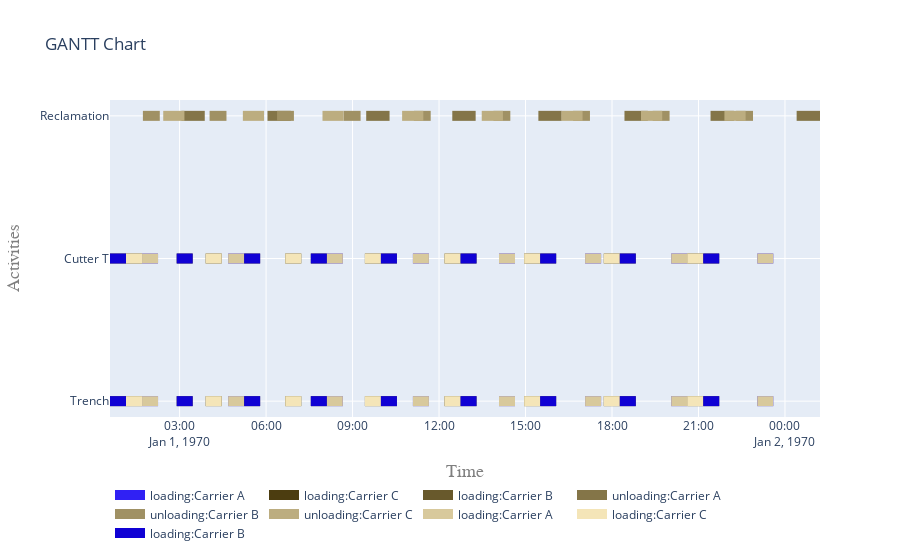

Here is the notebook cell this chart was saved with:
### Code cell
fig = get_gantt_chart([from_site, to_site, cutter], id_map=activities)

### Figure 1 — Plotly figure (JSON) as saved in the notebook; plotly's stock layout.template omitted (floating-point values rounded to 4 significant figures)
{"data": [{"connectgaps": false, "hoverinfo": "y+name", "line": {"color": "rgb(48,33,244)", "width": 10}, "mode": "lines", "name": "loading:Carrier A", "type": "scatter", "x": ["1970-01-01T01:41:49", "1970-01-01T01:41:49", "1970-01-01T02:15:09", "1970-01-01T02:15:09", "1970-01-01T02:15:09", "1970-01-01T04:41:00", "1970-01-01T04:41:00", "1970-01-01T05:14:20", "1970-01-01T05:14:20", "1970-01-01T05:14:20", "1970-01-01T08:06:27", "1970-01-01T08:06:27", "1970-01-01T08:39:47", "1970-01-01T08:39:47", "1970-01-01T08:39:47", "1970-01-01T11:05:38", "1970-01-01T11:05:38", "1970-01-01T11:38:58", "1970-01-01T11:38:58", "1970-01-01T11:38:58", "1970-01-01T14:04:49", "1970-01-01T14:04:49", "1970-01-01T14:38:09", "1970-01-01T14:38:09", "1970-01-01T14:38:09", "1970-01-01T17:04:00", "1970-01-01T17:04:00", "1970-01-01T17:37:20", "1970-01-01T17:37:20", "1970-01-01T17:37:20", "1970-01-01T20:03:11", "1970-01-01T20:03:11", "1970-01-01T20:36:31", "1970-01-01T20:36:31", "1970-01-01T20:36:31", "1970-01-01T23:02:22", "1970-01-01T23:02:22", "1970-01-01T23:35:42", "1970-01-01T23:35:42", "1970-01-01T23:35:42", "1970-01-01T01:41:49", "1970-01-01T01:41:49", "1970-01-01T02:15:09", "1970-01-01T02:15:09", "1970-01-01T02:15:09", "1970-01-01T04:41:00", "1970-01-01T04:41:00", "1970-01-01T05:14:20", "1970-01-01T05:14:20", "1970-01-01T05:14:20", "1970-01-01T08:06:27", "1970-01-01T08:06:27", "1970-01-01T08:39:47", "1970-01-01T08:39:47", "1970-01-01T08:39:47", "1970-01-01T11:05:38", "1970-01-01T11:05:38", "1970-01-01T11:38:58", "1970-01-01T11:38:58", "1970-01-01T11:38:58", "1970-01-01T14:04:49", "1970-01-01T14:04:49", "1970-01-01T14:38:09", "1970-01-01T14:38:09", "1970-01-01T14:38:09", "1970-01-01T17:04:00", "1970-01-01T17:04:00", "1970-01-01T17:37:20", "1970-01-01T17:37:20", "1970-01-01T17:37:20", "1970-01-01T20:03:11", "1970-01-01T20:03:11", "1970-01-01T20:36:31", "1970-01-01T20:36:31", "1970-01-01T20:36:31", "1970-01-01T23:02:22", "1970-01-01T23:02:22", "1970-01-01T23:35:42", "1970-01-01T23:35:42", "1970-01-01T23:35:42"], "y": ["Trench", "Trench", "Trench", "Trench", null, "Trench", "Trench", "Trench", "Trench", null, "Trench", "Trench", "Trench", "Trench", null, "Trench", "Trench", "Trench", "Trench", null, "Trench", "Trench", "Trench", "Trench", null, "Trench", "Trench", "Trench", "Trench", null, "Trench", "Trench", "Trench", "Trench", null, "Trench", "Trench", "Trench", "Trench", null, "Cutter T", "Cutter T", "Cutter T", "Cutter T", null, "Cutter T", "Cutter T", "Cutter T", "Cutter T", null, "Cutter T", "Cutter T", "Cutter T", "Cutter T", null, "Cutter T", "Cutter T", "Cutter T", "Cutter T", null, "Cutter T", "Cutter T", "Cutter T", "Cutter T", null, "Cutter T", "Cutter T", "Cutter T", "Cutter T", null, "Cutter T", "Cutter T", "Cutter T", "Cutter T", null, "Cutter T", "Cutter T", "Cutter T", "Cutter T", null]}, {"connectgaps": false, "hoverinfo": "y+name", "line": {"color": "rgb(76,61,16)", "width": 10}, "mode": "lines", "name": "loading:Carrier C", "type": "scatter", "x": ["1970-01-01T01:08:29", "1970-01-01T01:08:29", "1970-01-01T01:41:49", "1970-01-01T01:41:49", "1970-01-01T01:41:49", "1970-01-01T03:54:13", "1970-01-01T03:54:13", "1970-01-01T04:27:33", "1970-01-01T04:27:33", "1970-01-01T04:27:33", "1970-01-01T06:39:57", "1970-01-01T06:39:57", "1970-01-01T07:13:17", "1970-01-01T07:13:17", "1970-01-01T07:13:17", "1970-01-01T09:25:41", "1970-01-01T09:25:41", "1970-01-01T09:59:01", "1970-01-01T09:59:01", "1970-01-01T09:59:01", "1970-01-01T12:11:25", "1970-01-01T12:11:25", "1970-01-01T12:44:45", "1970-01-01T12:44:45", "1970-01-01T12:44:45", "1970-01-01T14:57:09", "1970-01-01T14:57:09", "1970-01-01T15:30:29", "1970-01-01T15:30:29", "1970-01-01T15:30:29", "1970-01-01T17:42:53", "1970-01-01T17:42:53", "1970-01-01T18:16:13", "1970-01-01T18:16:13", "1970-01-01T18:16:13", "1970-01-01T20:36:31", "1970-01-01T20:36:31", "1970-01-01T21:09:51", "1970-01-01T21:09:51", "1970-01-01T21:09:51", "1970-01-01T01:08:29", "1970-01-01T01:08:29", "1970-01-01T01:41:49", "1970-01-01T01:41:49", "1970-01-01T01:41:49", "1970-01-01T03:54:13", "1970-01-01T03:54:13", "1970-01-01T04:27:33", "1970-01-01T04:27:33", "1970-01-01T04:27:33", "1970-01-01T06:39:57", "1970-01-01T06:39:57", "1970-01-01T07:13:17", "1970-01-01T07:13:17", "1970-01-01T07:13:17", "1970-01-01T09:25:41", "1970-01-01T09:25:41", "1970-01-01T09:59:01", "1970-01-01T09:59:01", "1970-01-01T09:59:01", "1970-01-01T12:11:25", "1970-01-01T12:11:25", "1970-01-01T12:44:45", "1970-01-01T12:44:45", "1970-01-01T12:44:45", "1970-01-01T14:57:09", "1970-01-01T14:57:09", "1970-01-01T15:30:29", "1970-01-01T15:30:29", "1970-01-01T15:30:29", "1970-01-01T17:42:53", "1970-01-01T17:42:53", "1970-01-01T18:16:13", "1970-01-01T18:16:13", "1970-01-01T18:16:13", "1970-01-01T20:36:31", "1970-01-01T20:36:31", "1970-01-01T21:09:51", "1970-01-01T21:09:51", "1970-01-01T21:09:51"], "y": ["Trench", "Trench", "Trench", "Trench", null, "Trench", "Trench", "Trench", "Trench", null, "Trench", "Trench", "Trench", "Trench", null, "Trench", "Trench", "Trench", "Trench", null, "Trench", "Trench", "Trench", "Trench", null, "Trench", "Trench", "Trench", "Trench", null, "Trench", "Trench", "Trench", "Trench", null, "Trench", "Trench", "Trench", "Trench", null, "Cutter T", "Cutter T", "Cutter T", "Cutter T", null, "Cutter T", "Cutter T", "Cutter T", "Cutter T", null, "Cutter T", "Cutter T", "Cutter T", "Cutter T", null, "Cutter T", "Cutter T", "Cutter T", "Cutter T", null, "Cutter T", "Cutter T", "Cutter T", "Cutter T", null, "Cutter T", "Cutter T", "Cutter T", "Cutter T", null, "Cutter T", "Cutter T", "Cutter T", "Cutter T", null, "Cutter T", "Cutter T", "Cutter T", "Cutter T", null]}, {"connectgaps": false, "hoverinfo": "y+name", "line": {"color": "rgb(104,89,44)", "width": 10}, "mode": "lines", "name": "loading:Carrier B", "type": "scatter", "x": ["1970-01-01T00:35:09", "1970-01-01T00:35:09", "1970-01-01T01:08:29", "1970-01-01T01:08:29", "1970-01-01T01:08:29", "1970-01-01T02:53:56", "1970-01-01T02:53:56", "1970-01-01T03:27:16", "1970-01-01T03:27:16", "1970-01-01T03:27:16", "1970-01-01T05:14:20", "1970-01-01T05:14:20", "1970-01-01T05:47:40", "1970-01-01T05:47:40", "1970-01-01T05:47:40", "1970-01-01T07:33:07", "1970-01-01T07:33:07", "1970-01-01T08:06:27", "1970-01-01T08:06:27", "1970-01-01T08:06:27", "1970-01-01T09:59:01", "1970-01-01T09:59:01", "1970-01-01T10:32:21", "1970-01-01T10:32:21", "1970-01-01T10:32:21", "1970-01-01T12:44:45", "1970-01-01T12:44:45", "1970-01-01T13:18:05", "1970-01-01T13:18:05", "1970-01-01T13:18:05", "1970-01-01T15:30:29", "1970-01-01T15:30:29", "1970-01-01T16:03:49", "1970-01-01T16:03:49", "1970-01-01T16:03:49", "1970-01-01T18:16:13", "1970-01-01T18:16:13", "1970-01-01T18:49:33", "1970-01-01T18:49:33", "1970-01-01T18:49:33", "1970-01-01T21:09:51", "1970-01-01T21:09:51", "1970-01-01T21:43:11", "1970-01-01T21:43:11", "1970-01-01T21:43:11", "1970-01-01T00:35:09", "1970-01-01T00:35:09", "1970-01-01T01:08:29", "1970-01-01T01:08:29", "1970-01-01T01:08:29", "1970-01-01T02:53:56", "1970-01-01T02:53:56", "1970-01-01T03:27:16", "1970-01-01T03:27:16", "1970-01-01T03:27:16", "1970-01-01T05:14:20", "1970-01-01T05:14:20", "1970-01-01T05:47:40", "1970-01-01T05:47:40", "1970-01-01T05:47:40", "1970-01-01T07:33:07", "1970-01-01T07:33:07", "1970-01-01T08:06:27", "1970-01-01T08:06:27", "1970-01-01T08:06:27", "1970-01-01T09:59:01", "1970-01-01T09:59:01", "1970-01-01T10:32:21", "1970-01-01T10:32:21", "1970-01-01T10:32:21", "1970-01-01T12:44:45", "1970-01-01T12:44:45", "1970-01-01T13:18:05", "1970-01-01T13:18:05", "1970-01-01T13:18:05", "1970-01-01T15:30:29", "1970-01-01T15:30:29", "1970-01-01T16:03:49", "1970-01-01T16:03:49", "1970-01-01T16:03:49", "1970-01-01T18:16:13", "1970-01-01T18:16:13", "1970-01-01T18:49:33", "1970-01-01T18:49:33", "1970-01-01T18:49:33", "1970-01-01T21:09:51", "1970-01-01T21:09:51", "1970-01-01T21:43:11", "1970-01-01T21:43:11", "1970-01-01T21:43:11"], "y": ["Trench", "Trench", "Trench", "Trench", null, "Trench", "Trench", "Trench", "Trench", null, "Trench", "Trench", "Trench", "Trench", null, "Trench", "Trench", "Trench", "Trench", null, "Trench", "Trench", "Trench", "Trench", null, "Trench", "Trench", "Trench", "Trench", null, "Trench", "Trench", "Trench", "Trench", null, "Trench", "Trench", "Trench", "Trench", null, "Trench", "Trench", "Trench", "Trench", null, "Cutter T", "Cutter T", "Cutter T", "Cutter T", null, "Cutter T", "Cutter T", "Cutter T", "Cutter T", null, "Cutter T", "Cutter T", "Cutter T", "Cutter T", null, "Cutter T", "Cutter T", "Cutter T", "Cutter T", null, "Cutter T", "Cutter T", "Cutter T", "Cutter T", null, "Cutter T", "Cutter T", "Cutter T", "Cutter T", null, "Cutter T", "Cutter T", "Cutter T", "Cutter T", null, "Cutter T", "Cutter T", "Cutter T", "Cutter T", null, "Cutter T", "Cutter T", "Cutter T", "Cutter T", null]}, {"connectgaps": false, "hoverinfo": "y+name", "line": {"color": "rgb(132,117,72)", "width": 10}, "mode": "lines", "name": "unloading:Carrier A", "type": "scatter", "x": ["1970-01-01T03:03:46", "1970-01-01T03:03:46", "1970-01-01T03:52:23", "1970-01-01T03:52:23", "1970-01-01T03:52:23", "1970-01-01T06:02:57", "1970-01-01T06:02:57", "1970-01-01T06:51:34", "1970-01-01T06:51:34", "1970-01-01T06:51:34", "1970-01-01T09:28:24", "1970-01-01T09:28:24", "1970-01-01T10:17:01", "1970-01-01T10:17:01", "1970-01-01T10:17:01", "1970-01-01T12:27:35", "1970-01-01T12:27:35", "1970-01-01T13:16:12", "1970-01-01T13:16:12", "1970-01-01T13:16:12", "1970-01-01T15:26:46", "1970-01-01T15:26:46", "1970-01-01T16:15:23", "1970-01-01T16:15:23", "1970-01-01T16:15:23", "1970-01-01T18:25:57", "1970-01-01T18:25:57", "1970-01-01T19:14:34", "1970-01-01T19:14:34", "1970-01-01T19:14:34", "1970-01-01T21:25:08", "1970-01-01T21:25:08", "1970-01-01T22:13:45", "1970-01-01T22:13:45", "1970-01-01T22:13:45", "1970-01-02T00:24:19", "1970-01-02T00:24:19", "1970-01-02T01:12:56", "1970-01-02T01:12:56", "1970-01-02T01:12:56"], "y": ["Reclamation", "Reclamation", "Reclamation", "Reclamation", null, "Reclamation", "Reclamation", "Reclamation", "Reclamation", null, "Reclamation", "Reclamation", "Reclamation", "Reclamation", null, "Reclamation", "Reclamation", "Reclamation", "Reclamation", null, "Reclamation", "Reclamation", "Reclamation", "Reclamation", null, "Reclamation", "Reclamation", "Reclamation", "Reclamation", null, "Reclamation", "Reclamation", "Reclamation", "Reclamation", null, "Reclamation", "Reclamation", "Reclamation", "Reclamation", null]}, {"connectgaps": false, "hoverinfo": "y+name", "line": {"color": "rgb(160,145,100)", "width": 10}, "mode": "lines", "name": "unloading:Carrier B", "type": "scatter", "x": ["1970-01-01T01:43:38", "1970-01-01T01:43:38", "1970-01-01T02:18:47", "1970-01-01T02:18:47", "1970-01-01T02:18:47", "1970-01-01T04:02:25", "1970-01-01T04:02:25", "1970-01-01T04:37:34", "1970-01-01T04:37:34", "1970-01-01T04:37:34", "1970-01-01T06:22:49", "1970-01-01T06:22:49", "1970-01-01T06:57:58", "1970-01-01T06:57:58", "1970-01-01T06:57:58", "1970-01-01T08:41:36", "1970-01-01T08:41:36", "1970-01-01T09:16:45", "1970-01-01T09:16:45", "1970-01-01T09:16:45", "1970-01-01T11:07:30", "1970-01-01T11:07:30", "1970-01-01T11:42:39", "1970-01-01T11:42:39", "1970-01-01T11:42:39", "1970-01-01T13:53:14", "1970-01-01T13:53:14", "1970-01-01T14:28:23", "1970-01-01T14:28:23", "1970-01-01T14:28:23", "1970-01-01T16:38:58", "1970-01-01T16:38:58", "1970-01-01T17:14:07", "1970-01-01T17:14:07", "1970-01-01T17:14:07", "1970-01-01T19:24:42", "1970-01-01T19:24:42", "1970-01-01T19:59:51", "1970-01-01T19:59:51", "1970-01-01T19:59:51", "1970-01-01T22:18:20", "1970-01-01T22:18:20", "1970-01-01T22:53:29", "1970-01-01T22:53:29", "1970-01-01T22:53:29"], "y": ["Reclamation", "Reclamation", "Reclamation", "Reclamation", null, "Reclamation", "Reclamation", "Reclamation", "Reclamation", null, "Reclamation", "Reclamation", "Reclamation", "Reclamation", null, "Reclamation", "Reclamation", "Reclamation", "Reclamation", null, "Reclamation", "Reclamation", "Reclamation", "Reclamation", null, "Reclamation", "Reclamation", "Reclamation", "Reclamation", null, "Reclamation", "Reclamation", "Reclamation", "Reclamation", null, "Reclamation", "Reclamation", "Reclamation", "Reclamation", null, "Reclamation", "Reclamation", "Reclamation", "Reclamation", null]}, {"connectgaps": false, "hoverinfo": "y+name", "line": {"color": "rgb(188,173,128)", "width": 10}, "mode": "lines", "name": "unloading:Carrier C", "type": "scatter", "x": ["1970-01-01T02:25:57", "1970-01-01T02:25:57", "1970-01-01T03:10:05", "1970-01-01T03:10:05", "1970-01-01T03:10:05", "1970-01-01T05:11:41", "1970-01-01T05:11:41", "1970-01-01T05:55:49", "1970-01-01T05:55:49", "1970-01-01T05:55:49", "1970-01-01T07:57:25", "1970-01-01T07:57:25", "1970-01-01T08:41:33", "1970-01-01T08:41:33", "1970-01-01T08:41:33", "1970-01-01T10:43:09", "1970-01-01T10:43:09", "1970-01-01T11:27:17", "1970-01-01T11:27:17", "1970-01-01T11:27:17", "1970-01-01T13:28:53", "1970-01-01T13:28:53", "1970-01-01T14:13:01", "1970-01-01T14:13:01", "1970-01-01T14:13:01", "1970-01-01T16:14:37", "1970-01-01T16:14:37", "1970-01-01T16:58:45", "1970-01-01T16:58:45", "1970-01-01T16:58:45", "1970-01-01T19:00:21", "1970-01-01T19:00:21", "1970-01-01T19:44:29", "1970-01-01T19:44:29", "1970-01-01T19:44:29", "1970-01-01T21:53:59", "1970-01-01T21:53:59", "1970-01-01T22:38:07", "1970-01-01T22:38:07", "1970-01-01T22:38:07"], "y": ["Reclamation", "Reclamation", "Reclamation", "Reclamation", null, "Reclamation", "Reclamation", "Reclamation", "Reclamation", null, "Reclamation", "Reclamation", "Reclamation", "Reclamation", null, "Reclamation", "Reclamation", "Reclamation", "Reclamation", null, "Reclamation", "Reclamation", "Reclamation", "Reclamation", null, "Reclamation", "Reclamation", "Reclamation", "Reclamation", null, "Reclamation", "Reclamation", "Reclamation", "Reclamation", null, "Reclamation", "Reclamation", "Reclamation", "Reclamation", null]}, {"connectgaps": false, "hoverinfo": "y+name", "line": {"color": "rgb(216,201,156)", "width": 10}, "mode": "lines", "name": "loading:Carrier A", "type": "scatter", "x": ["1970-01-01T01:41:49", "1970-01-01T01:41:49", "1970-01-01T02:15:09", "1970-01-01T02:15:09", "1970-01-01T02:15:09", "1970-01-01T04:41:00", "1970-01-01T04:41:00", "1970-01-01T05:14:20", "1970-01-01T05:14:20", "1970-01-01T05:14:20", "1970-01-01T08:06:27", "1970-01-01T08:06:27", "1970-01-01T08:39:47", "1970-01-01T08:39:47", "1970-01-01T08:39:47", "1970-01-01T11:05:38", "1970-01-01T11:05:38", "1970-01-01T11:38:58", "1970-01-01T11:38:58", "1970-01-01T11:38:58", "1970-01-01T14:04:49", "1970-01-01T14:04:49", "1970-01-01T14:38:09", "1970-01-01T14:38:09", "1970-01-01T14:38:09", "1970-01-01T17:04:00", "1970-01-01T17:04:00", "1970-01-01T17:37:20", "1970-01-01T17:37:20", "1970-01-01T17:37:20", "1970-01-01T20:03:11", "1970-01-01T20:03:11", "1970-01-01T20:36:31", "1970-01-01T20:36:31", "1970-01-01T20:36:31", "1970-01-01T23:02:22", "1970-01-01T23:02:22", "1970-01-01T23:35:42", "1970-01-01T23:35:42", "1970-01-01T23:35:42", "1970-01-01T01:41:49", "1970-01-01T01:41:49", "1970-01-01T02:15:09", "1970-01-01T02:15:09", "1970-01-01T02:15:09", "1970-01-01T04:41:00", "1970-01-01T04:41:00", "1970-01-01T05:14:20", "1970-01-01T05:14:20", "1970-01-01T05:14:20", "1970-01-01T08:06:27", "1970-01-01T08:06:27", "1970-01-01T08:39:47", "1970-01-01T08:39:47", "1970-01-01T08:39:47", "1970-01-01T11:05:38", "1970-01-01T11:05:38", "1970-01-01T11:38:58", "1970-01-01T11:38:58", "1970-01-01T11:38:58", "1970-01-01T14:04:49", "1970-01-01T14:04:49", "1970-01-01T14:38:09", "1970-01-01T14:38:09", "1970-01-01T14:38:09", "1970-01-01T17:04:00", "1970-01-01T17:04:00", "1970-01-01T17:37:20", "1970-01-01T17:37:20", "1970-01-01T17:37:20", "1970-01-01T20:03:11", "1970-01-01T20:03:11", "1970-01-01T20:36:31", "1970-01-01T20:36:31", "1970-01-01T20:36:31", "1970-01-01T23:02:22", "1970-01-01T23:02:22", "1970-01-01T23:35:42", "1970-01-01T23:35:42", "1970-01-01T23:35:42"], "y": ["Trench", "Trench", "Trench", "Trench", null, "Trench", "Trench", "Trench", "Trench", null, "Trench", "Trench", "Trench", "Trench", null, "Trench", "Trench", "Trench", "Trench", null, "Trench", "Trench", "Trench", "Trench", null, "Trench", "Trench", "Trench", "Trench", null, "Trench", "Trench", "Trench", "Trench", null, "Trench", "Trench", "Trench", "Trench", null, "Cutter T", "Cutter T", "Cutter T", "Cutter T", null, "Cutter T", "Cutter T", "Cutter T", "Cutter T", null, "Cutter T", "Cutter T", "Cutter T", "Cutter T", null, "Cutter T", "Cutter T", "Cutter T", "Cutter T", null, "Cutter T", "Cutter T", "Cutter T", "Cutter T", null, "Cutter T", "Cutter T", "Cutter T", "Cutter T", null, "Cutter T", "Cutter T", "Cutter T", "Cutter T", null, "Cutter T", "Cutter T", "Cutter T", "Cutter T", null]}, {"connectgaps": false, "hoverinfo": "y+name", "line": {"color": "rgb(244,229,184)", "width": 10}, "mode": "lines", "name": "loading:Carrier C", "type": "scatter", "x": ["1970-01-01T01:08:29", "1970-01-01T01:08:29", "1970-01-01T01:41:49", "1970-01-01T01:41:49", "1970-01-01T01:41:49", "1970-01-01T03:54:13", "1970-01-01T03:54:13", "1970-01-01T04:27:33", "1970-01-01T04:27:33", "1970-01-01T04:27:33", "1970-01-01T06:39:57", "1970-01-01T06:39:57", "1970-01-01T07:13:17", "1970-01-01T07:13:17", "1970-01-01T07:13:17", "1970-01-01T09:25:41", "1970-01-01T09:25:41", "1970-01-01T09:59:01", "1970-01-01T09:59:01", "1970-01-01T09:59:01", "1970-01-01T12:11:25", "1970-01-01T12:11:25", "1970-01-01T12:44:45", "1970-01-01T12:44:45", "1970-01-01T12:44:45", "1970-01-01T14:57:09", "1970-01-01T14:57:09", "1970-01-01T15:30:29", "1970-01-01T15:30:29", "1970-01-01T15:30:29", "1970-01-01T17:42:53", "1970-01-01T17:42:53", "1970-01-01T18:16:13", "1970-01-01T18:16:13", "1970-01-01T18:16:13", "1970-01-01T20:36:31", "1970-01-01T20:36:31", "1970-01-01T21:09:51", "1970-01-01T21:09:51", "1970-01-01T21:09:51", "1970-01-01T01:08:29", "1970-01-01T01:08:29", "1970-01-01T01:41:49", "1970-01-01T01:41:49", "1970-01-01T01:41:49", "1970-01-01T03:54:13", "1970-01-01T03:54:13", "1970-01-01T04:27:33", "1970-01-01T04:27:33", "1970-01-01T04:27:33", "1970-01-01T06:39:57", "1970-01-01T06:39:57", "1970-01-01T07:13:17", "1970-01-01T07:13:17", "1970-01-01T07:13:17", "1970-01-01T09:25:41", "1970-01-01T09:25:41", "1970-01-01T09:59:01", "1970-01-01T09:59:01", "1970-01-01T09:59:01", "1970-01-01T12:11:25", "1970-01-01T12:11:25", "1970-01-01T12:44:45", "1970-01-01T12:44:45", "1970-01-01T12:44:45", "1970-01-01T14:57:09", "1970-01-01T14:57:09", "1970-01-01T15:30:29", "1970-01-01T15:30:29", "1970-01-01T15:30:29", "1970-01-01T17:42:53", "1970-01-01T17:42:53", "1970-01-01T18:16:13", "1970-01-01T18:16:13", "1970-01-01T18:16:13", "1970-01-01T20:36:31", "1970-01-01T20:36:31", "1970-01-01T21:09:51", "1970-01-01T21:09:51", "1970-01-01T21:09:51"], "y": ["Trench", "Trench", "Trench", "Trench", null, "Trench", "Trench", "Trench", "Trench", null, "Trench", "Trench", "Trench", "Trench", null, "Trench", "Trench", "Trench", "Trench", null, "Trench", "Trench", "Trench", "Trench", null, "Trench", "Trench", "Trench", "Trench", null, "Trench", "Trench", "Trench", "Trench", null, "Trench", "Trench", "Trench", "Trench", null, "Cutter T", "Cutter T", "Cutter T", "Cutter T", null, "Cutter T", "Cutter T", "Cutter T", "Cutter T", null, "Cutter T", "Cutter T", "Cutter T", "Cutter T", null, "Cutter T", "Cutter T", "Cutter T", "Cutter T", null, "Cutter T", "Cutter T", "Cutter T", "Cutter T", null, "Cutter T", "Cutter T", "Cutter T", "Cutter T", null, "Cutter T", "Cutter T", "Cutter T", "Cutter T", null, "Cutter T", "Cutter T", "Cutter T", "Cutter T", null]}, {"connectgaps": false, "hoverinfo": "y+name", "line": {"color": "rgb(16,1,212)", "width": 10}, "mode": "lines", "name": "loading:Carrier B", "type": "scatter", "x": ["1970-01-01T00:35:09", "1970-01-01T00:35:09", "1970-01-01T01:08:29", "1970-01-01T01:08:29", "1970-01-01T01:08:29", "1970-01-01T02:53:56", "1970-01-01T02:53:56", "1970-01-01T03:27:16", "1970-01-01T03:27:16", "1970-01-01T03:27:16", "1970-01-01T05:14:20", "1970-01-01T05:14:20", "1970-01-01T05:47:40", "1970-01-01T05:47:40", "1970-01-01T05:47:40", "1970-01-01T07:33:07", "1970-01-01T07:33:07", "1970-01-01T08:06:27", "1970-01-01T08:06:27", "1970-01-01T08:06:27", "1970-01-01T09:59:01", "1970-01-01T09:59:01", "1970-01-01T10:32:21", "1970-01-01T10:32:21", "1970-01-01T10:32:21", "1970-01-01T12:44:45", "1970-01-01T12:44:45", "1970-01-01T13:18:05", "1970-01-01T13:18:05", "1970-01-01T13:18:05", "1970-01-01T15:30:29", "1970-01-01T15:30:29", "1970-01-01T16:03:49", "1970-01-01T16:03:49", "1970-01-01T16:03:49", "1970-01-01T18:16:13", "1970-01-01T18:16:13", "1970-01-01T18:49:33", "1970-01-01T18:49:33", "1970-01-01T18:49:33", "1970-01-01T21:09:51", "1970-01-01T21:09:51", "1970-01-01T21:43:11", "1970-01-01T21:43:11", "1970-01-01T21:43:11", "1970-01-01T00:35:09", "1970-01-01T00:35:09", "1970-01-01T01:08:29", "1970-01-01T01:08:29", "1970-01-01T01:08:29", "1970-01-01T02:53:56", "1970-01-01T02:53:56", "1970-01-01T03:27:16", "1970-01-01T03:27:16", "1970-01-01T03:27:16", "1970-01-01T05:14:20", "1970-01-01T05:14:20", "1970-01-01T05:47:40", "1970-01-01T05:47:40", "1970-01-01T05:47:40", "1970-01-01T07:33:07", "1970-01-01T07:33:07", "1970-01-01T08:06:27", "1970-01-01T08:06:27", "1970-01-01T08:06:27", "1970-01-01T09:59:01", "1970-01-01T09:59:01", "1970-01-01T10:32:21", "1970-01-01T10:32:21", "1970-01-01T10:32:21", "1970-01-01T12:44:45", "1970-01-01T12:44:45", "1970-01-01T13:18:05", "1970-01-01T13:18:05", "1970-01-01T13:18:05", "1970-01-01T15:30:29", "1970-01-01T15:30:29", "1970-01-01T16:03:49", "1970-01-01T16:03:49", "1970-01-01T16:03:49", "1970-01-01T18:16:13", "1970-01-01T18:16:13", "1970-01-01T18:49:33", "1970-01-01T18:49:33", "1970-01-01T18:49:33", "1970-01-01T21:09:51", "1970-01-01T21:09:51", "1970-01-01T21:43:11", "1970-01-01T21:43:11", "1970-01-01T21:43:11"], "y": ["Trench", "Trench", "Trench", "Trench", null, "Trench", "Trench", "Trench", "Trench", null, "Trench", "Trench", "Trench", "Trench", null, "Trench", "Trench", "Trench", "Trench", null, "Trench", "Trench", "Trench", "Trench", null, "Trench", "Trench", "Trench", "Trench", null, "Trench", "Trench", "Trench", "Trench", null, "Trench", "Trench", "Trench", "Trench", null, "Trench", "Trench", "Trench", "Trench", null, "Cutter T", "Cutter T", "Cutter T", "Cutter T", null, "Cutter T", "Cutter T", "Cutter T", "Cutter T", null, "Cutter T", "Cutter T", "Cutter T", "Cutter T", null, "Cutter T", "Cutter T", "Cutter T", "Cutter T", null, "Cutter T", "Cutter T", "Cutter T", "Cutter T", null, "Cutter T", "Cutter T", "Cutter T", "Cutter T", null, "Cutter T", "Cutter T", "Cutter T", "Cutter T", null, "Cutter T", "Cutter T", "Cutter T", "Cutter T", null, "Cutter T", "Cutter T", "Cutter T", "Cutter T", null]}], "layout": {"hovermode": "closest", "legend": {"orientation": "h", "x": 0, "y": -0.2}, "title": {"text": "GANTT Chart"}, "xaxis": {"range": ["1970-01-01T00:35:09", "1970-01-02T01:12:56"], "title": {"font": {"color": "#7f7f7f", "family": "Courier New, monospace", "size": 18}, "text": "Time"}}, "yaxis": {"title": {"font": {"color": "#7f7f7f", "family": "Courier New, monospace", "size": 18}, "text": "Activities"}}}}
